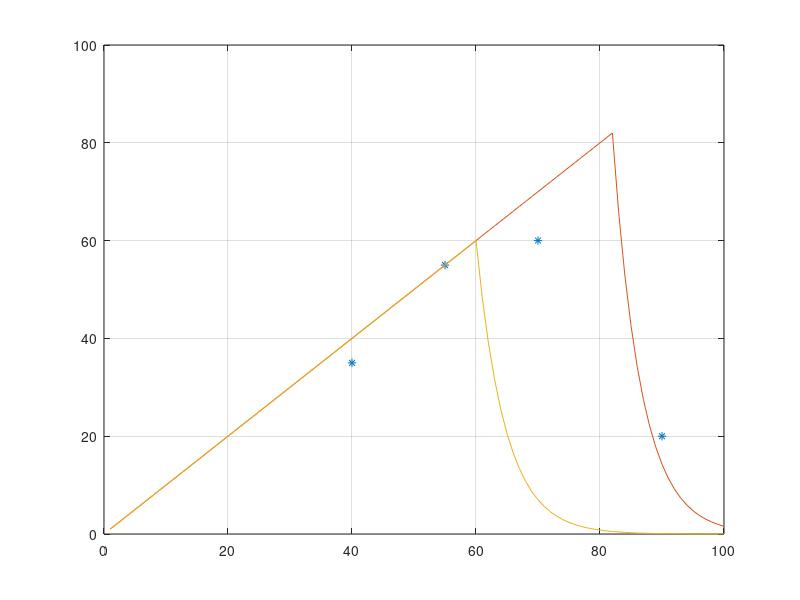

Reproduce this figure in MATLAB.
% %%
function [gain] = agc_lut_dB(~)
    n = 100;
    P_in = 1:n;

    lut = ones(n,4);

    % ideal, index 1
    max = 82;
    for i = 1:n
        if i > max
            lut(i,1) = 10^(max/10) / 10^(i/10);
        end
    end 

        
    % dB polynomial 1, index 2
    for i = 1:n
        if i > max
            lut(i,2) = 10^(max/10) / 10^(i/10);
        end
    end
    x_poly = [62 74 77 85];
    y_poly = [62 60 75 42];
    p_coeff = polyfit(x_poly, y_poly, 2);
    yy = polyval(p_coeff, P_in);
    lut(71:84, 2) = yy(71:84) ./ P_in(71:84);
    
    
    % dB polynomial 2, index 3
    max1 = 46;
    for i = 1:n
        if i > max1
            lut(i,3) = 10^(max1/10) / 10^(i/10);
        end
    end
    x_poly = [40 55 70 90];
    y_poly = [35 55 60 20];
    p_coeff = polyfit(x_poly, y_poly, 2);
    yy = polyval(p_coeff, P_in);
%     lut(61:86, 3) = yy(61:86) ./ P_in(61:86);
    
    % dB polynomial 3, index 4
    
    max2 = 60;
    for i = 1:n
        if i > max2
            lut(i,4) = 10^(max2/10) / 10^(i/10);
        end
    end
%     x_poly = [18 36 45 57];
%     y_poly = [30 36 42 7];
%     p_coeff = polyfit(x_poly, y_poly, 3);
%     yy = polyval(p_coeff, P_in);
%     lut(42:55, 4) = yy(42:55) ./ P_in(42:55);
    
%     offset = 4;
%     lut(1:(100-offset),4) = lut((offset+1):end,4);
%     lut((100-offset+1):end,4) = lut((100-offset+1):end,3);
    clf;
    plot(x_poly, y_poly, '*', P_in, P_in'.*lut(P_in,1), P_in, P_in'.*lut(P_in, 4))
    grid on;
    
%     
%     max1 = 62;
%     for i = 1:n
%         if i > max1
%             lut(i,4) = 10^(max1/10) / 10^(i/10);
%         end
%     end
%     x_poly = [28 46 55 70];
%     y_poly = [40 46 52 13];
%     p_coeff = polyfit(x_poly, y_poly, 3);
%     yy = polyval(p_coeff, P_in);
%     lut(50:70, 4) = yy(50:70) ./ P_in(50:70);
%     
%     clf;
%     plot(P_in, P_in'.*lut(P_in,1), P_in, P_in'.*lut(P_in, 4))
%     grid on;


%     for i = 1:n
%         if i > max
%             lut(i,4) = 10^(max/10) / 10^(i/10);
%         end
%     end
%     x_poly = [38 56 75 90];
%     y_poly = [40 46 42 15];
%     p_coeff = polyfit(x_poly, y_poly, 2);
%     yy = polyval(p_coeff, P_in);
%     lut(46:89, 4) = yy(46:89) ./ P_in(46:89);
    
    % return prefered lookup table
    % 1 = ideal
    % 2 = polynomial 1
    % 3 = polynomial 2
    % 4 = polynomial 3
   
    gain = lut(:,4);

% PLOT
if 1 == 0
    clf;
    figure(2)
    subplot(211)
    plot(P_in, 10.*log10((10.^(P_in./10))'.*(lut(P_in,1))), 'b')
    hold on
    plot(P_in, 10.*log10((10.^(P_in./10))'.*(lut(P_in,2))), 'r')
    plot(P_in, 10.*log10((10.^(P_in./10))'.*(lut(P_in,3))), 'g')
    plot(P_in, 10.*log10((10.^(P_in./10))'.*(lut(P_in,4))), 'm')
    xlabel('P_{in} / dB')
    ylabel('P_{out} / dB')
    grid on
    legend('ideal (1)','poly1 (2)','poly2 (3)','poly3 (4)','Location','northwest')    
    subplot(212)
    plot(P_in, lut(:,:))
    grid on
    legend('ideal (1)','poly1 (2)','poly2 (3)','poly3 (4)','Location','northwest')
    xlabel('P_{in} / dB')
    ylabel('gain')
    
    % plot for report
%     plot(P_in, 10.*log10((10.^(P_in./10))'.*(lut(P_in,4))), 'b--', 'LineWidth', 2)
%     hold on
%     plot(P_in, 10.*log10((10.^(P_in./10))'.*(lut(P_in,3))), 'r')
%     grid on
%     xlabel('P_{in}  (dB)')
%     ylabel('P_{out} (dB)')
%     legend('final curve','ideal curve','Location','southeast')
end

% EXPORT TO FILE
if 1 == 0
    export_curve = 4;
    fileID = fopen('matlab_gain_lut_poly3_46dB.txt','wt');
    fprintf(fileID, '%1.15f\n', lut(:,export_curve));
    fclose(fileID);
end